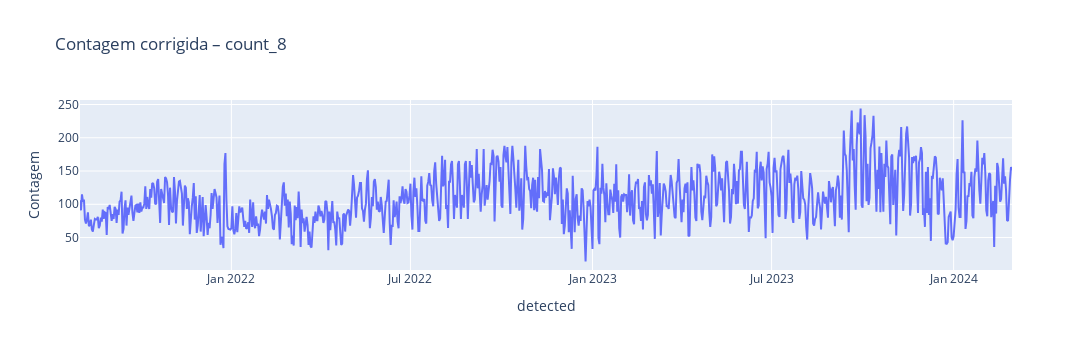

The notebook cell saved with this chart:
### Code cell
df_corrigido_final = pd.concat(resultados_corrigidos)
df_corrigido_final = df_corrigido_final[~df_corrigido_final.index.duplicated(keep='last')]

fig = px.line(
    df_corrigido_final, 
    y=contador_id, 
    title=f"Contagem corrigida – {contador_id}",
    labels={"index": "Data", contador_id: "Contagem"},
)

fig.update_layout(width=1900, height=350)
fig.show()


# Se eu quiser fazer para todos os contadores

# for contador_id, lista_resultados in resultados_corrigidos_por_contador.items():
#     if not lista_resultados:
#         continue  # pular se a lista estiver vazia

#     df_corrigido_final = lista_resultados[-1]  # último resultado corrigido

#     fig = px.line(
#         df_corrigido_final,
#         y=contador_id,
#         title=f"Contagem corrigida - {contador_id}",
#         labels={"index": "Data", contador_id: "Contagem"}
#     )
#     fig.update_layout(width=1300, height=350)
#     fig.show()

### Figure 1 — Plotly figure (JSON) as saved in the notebook; plotly's stock layout.template omitted (floating-point values rounded to 4 significant figures; data arrays with more than 128 entries replaced by an {"elided": "..."} marker saying what was removed)
{"data": [{"hovertemplate": "detected=%{x}<br>Contagem=%{y}<extra></extra>", "legendgroup": "", "line": {"color": "#636efa", "dash": "solid"}, "marker": {"symbol": "circle"}, "mode": "lines", "name": "", "orientation": "v", "showlegend": false, "type": "scatter", "x": {"elided": "943 str values"}, "xaxis": "x", "y": {"elided": "943 float values"}, "yaxis": "y"}], "layout": {"height": 350, "legend": {"tracegroupgap": 0}, "title": {"text": "Contagem corrigida – count_8"}, "width": 1900, "xaxis": {"anchor": "y", "domain": [0, 1], "title": {"text": "detected"}}, "yaxis": {"anchor": "x", "domain": [0, 1], "title": {"text": "Contagem"}}}}
